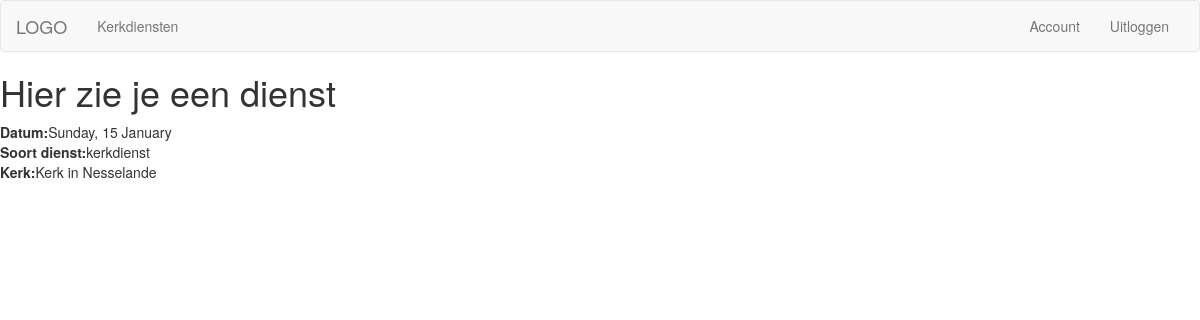
The page /kerkdiensten/dienst/2/ (signed in) on the database its author committed.
### kerkdiensten/models.py (models this page shows, shortened)
class Kerkdiensten(models.Model):
    kerk = models.ForeignKey('Kerken', default=None)
    start_time = models.DateField()
    soort_dienst = models.ForeignKey('DienstSoorten', default='kerkdienst')
    beschikbaar = models.ManyToManyField('UserRoll', default=None, blank=True, related_name='kerkdienst_beschikbaar')
    ingeroosterd = models.ManyToManyField('UserRoll', default=None, blank=True, related_name='kerkdienst_ingeroosterd')
    class Meta:
        verbose_name_plural = 'kerkdiensten'

class DienstSoorten(models.Model):
    naam = models.CharField(max_length=256)
    def __str__(self):
        return self.naam
    class Meta:
        verbose_name_plural = 'dienstsoorten'

class Kerken(models.Model):
    kerk_naam = models.CharField(max_length=256)
    kerk_soort = models.CharField(max_length=256)
    class Meta:
        verbose_name_plural = 'kerken'

### kerkdiensten/views.py (the view)
# urls.py: url(r'^dienst/(?P<dienst_id>[0-9]+)/$', views.dienst, name='dienst'),
@login_required
def dienst(request, dienst_id):
    dienst = get_object_or_404(Kerkdiensten, pk=dienst_id)
    return render(request, 'kerkdiensten/dienst.html', {'dienst':dienst})

### kerkdiensten/templates/kerkdiensten/dienst.html
{% extends 'kerkdiensten/base_kerkdiensten.html' %}
{% block body %}
<h1>Hier zie je een dienst</h1>
<b>Datum:</b>{{ dienst.start_time|date:"l, j F" }}<br />
<b>Soort dienst:</b>{{ dienst.soort_dienst}}<br />
<b>Kerk:</b>{{ dienst.kerk.kerk_naam }}<br />
{% endblock body %}

### rows shown on the page
Kerkdiensten: start_time "Sunday, 15 January", soort_dienst "kerkdienst", kerk.kerk_naam "Kerk in Nesselande"
